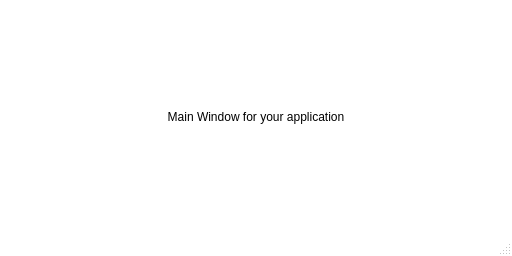
<?xml version="1.0" encoding="UTF-8"?>
<ui version="4.0">
 <class>MainWindow</class>
 <widget class="QMainWindow" name="MainWindow">
  <property name="geometry">
   <rect>
    <x>0</x>
    <y>0</y>
    <width>512</width>
    <height>256</height>
   </rect>
  </property>
  <property name="minimumSize">
   <size>
    <width>512</width>
    <height>256</height>
   </size>
  </property>
  <property name="palette">
   <palette>
    <active>
     <colorrole role="Window">
      <brush brushstyle="SolidPattern">
       <color alpha="255">
        <red>255</red>
        <green>255</green>
        <blue>255</blue>
       </color>
      </brush>
     </colorrole>
    </active>
    <inactive>
     <colorrole role="Window">
      <brush brushstyle="SolidPattern">
       <color alpha="255">
        <red>255</red>
        <green>255</green>
        <blue>255</blue>
       </color>
      </brush>
     </colorrole>
    </inactive>
    <disabled>
     <colorrole role="Base">
      <brush brushstyle="SolidPattern">
       <color alpha="255">
        <red>255</red>
        <green>255</green>
        <blue>255</blue>
       </color>
      </brush>
     </colorrole>
     <colorrole role="Window">
      <brush brushstyle="SolidPattern">
       <color alpha="255">
        <red>255</red>
        <green>255</green>
        <blue>255</blue>
       </color>
      </brush>
     </colorrole>
    </disabled>
   </palette>
  </property>
  <property name="windowTitle">
   <string>MainWindow</string>
  </property>
  <widget class="QWidget" name="widget_main">
   <layout class="QVBoxLayout" name="verticalLayout">
    <item>
     <widget class="QLabel" name="template_label">
      <property name="text">
       <string>Main Window for your application</string>
      </property>
      <property name="alignment">
       <set>Qt::AlignmentFlag::AlignCenter</set>
      </property>
     </widget>
    </item>
   </layout>
  </widget>
  <widget class="QStatusBar" name="status_bar"/>
 </widget>
 <resources/>
 <connections/>
</ui>
